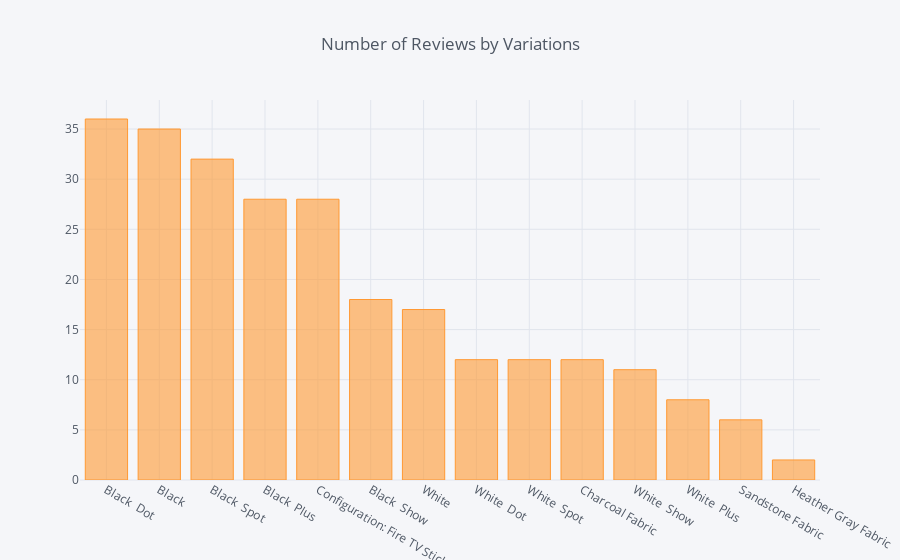

This figure's notebook cell:
### Code cell
mask_0['variation'].value_counts().iplot(kind='bar',title="Number of Reviews by Variations")

### Figure 1 — Plotly figure (JSON) as saved in the notebook; plotly's stock layout.template omitted (floating-point values rounded to 4 significant figures)
{"data": [{"marker": {"color": "rgba(255, 153, 51, 0.6)", "line": {"color": "rgba(255, 153, 51, 1.0)", "width": 1}}, "name": "variation", "orientation": "v", "text": "", "type": "bar", "x": ["Black  Dot", "Black", "Black  Spot", "Black  Plus", "Configuration: Fire TV Stick", "Black  Show", "White", "White  Dot", "White  Spot", "Charcoal Fabric ", "White  Show", "White  Plus", "Sandstone Fabric ", "Heather Gray Fabric "], "y": [36, 35, 32, 28, 28, 18, 17, 12, 12, 12, 11, 8, 6, 2]}], "layout": {"legend": {"bgcolor": "#F5F6F9", "font": {"color": "#4D5663"}}, "paper_bgcolor": "#F5F6F9", "plot_bgcolor": "#F5F6F9", "title": "Number of Reviews by Variations", "titlefont": {"color": "#4D5663"}, "xaxis1": {"gridcolor": "#E1E5ED", "showgrid": true, "tickfont": {"color": "#4D5663"}, "title": "", "titlefont": {"color": "#4D5663"}, "zerolinecolor": "#E1E5ED"}, "yaxis1": {"gridcolor": "#E1E5ED", "showgrid": true, "tickfont": {"color": "#4D5663"}, "title": "", "titlefont": {"color": "#4D5663"}, "zerolinecolor": "#E1E5ED"}}}
